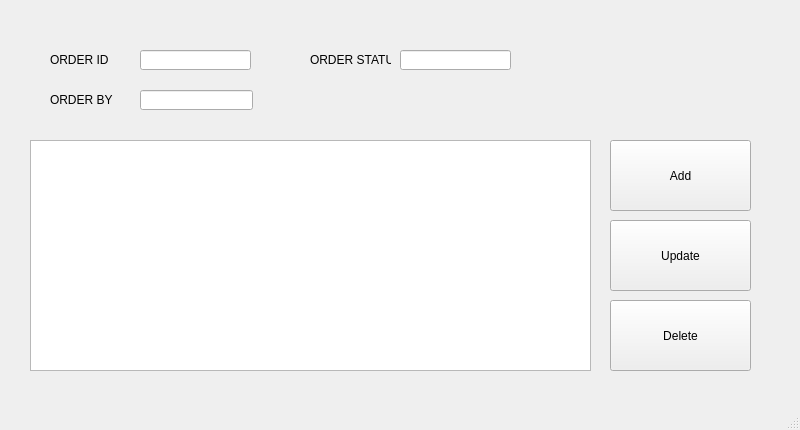
<?xml version="1.0" encoding="UTF-8"?>
<ui version="4.0">
 <class>MainWindow</class>
 <widget class="QMainWindow" name="MainWindow">
  <property name="geometry">
   <rect>
    <x>0</x>
    <y>0</y>
    <width>800</width>
    <height>430</height>
   </rect>
  </property>
  <property name="windowTitle">
   <string>MainWindow</string>
  </property>
  <widget class="QWidget" name="centralwidget">
   <widget class="QPushButton" name="update_btn">
    <property name="geometry">
     <rect>
      <x>610</x>
      <y>220</y>
      <width>141</width>
      <height>71</height>
     </rect>
    </property>
    <property name="text">
     <string>Update</string>
    </property>
   </widget>
   <widget class="QLineEdit" name="orderBy_text">
    <property name="geometry">
     <rect>
      <x>140</x>
      <y>90</y>
      <width>113</width>
      <height>20</height>
     </rect>
    </property>
   </widget>
   <widget class="QLineEdit" name="orderStatus_text">
    <property name="geometry">
     <rect>
      <x>400</x>
      <y>50</y>
      <width>111</width>
      <height>20</height>
     </rect>
    </property>
   </widget>
   <widget class="QTableWidget" name="table_tbl">
    <property name="geometry">
     <rect>
      <x>30</x>
      <y>140</y>
      <width>561</width>
      <height>231</height>
     </rect>
    </property>
   </widget>
   <widget class="QLabel" name="text_lbl2">
    <property name="geometry">
     <rect>
      <x>50</x>
      <y>90</y>
      <width>81</width>
      <height>20</height>
     </rect>
    </property>
    <property name="text">
     <string>ORDER BY</string>
    </property>
   </widget>
   <widget class="QLineEdit" name="id_text">
    <property name="geometry">
     <rect>
      <x>140</x>
      <y>50</y>
      <width>111</width>
      <height>20</height>
     </rect>
    </property>
   </widget>
   <widget class="QPushButton" name="delete_btn">
    <property name="geometry">
     <rect>
      <x>610</x>
      <y>300</y>
      <width>141</width>
      <height>71</height>
     </rect>
    </property>
    <property name="text">
     <string>Delete</string>
    </property>
   </widget>
   <widget class="QPushButton" name="add_btn">
    <property name="geometry">
     <rect>
      <x>610</x>
      <y>140</y>
      <width>141</width>
      <height>71</height>
     </rect>
    </property>
    <property name="text">
     <string>Add</string>
    </property>
   </widget>
   <widget class="QLabel" name="text_lbl3">
    <property name="geometry">
     <rect>
      <x>310</x>
      <y>50</y>
      <width>81</width>
      <height>20</height>
     </rect>
    </property>
    <property name="text">
     <string>ORDER STATUS</string>
    </property>
   </widget>
   <widget class="QLabel" name="text_lbl1">
    <property name="geometry">
     <rect>
      <x>50</x>
      <y>50</y>
      <width>81</width>
      <height>20</height>
     </rect>
    </property>
    <property name="text">
     <string>ORDER ID</string>
    </property>
   </widget>
  </widget>
  <widget class="QMenuBar" name="menubar">
   <property name="geometry">
    <rect>
     <x>0</x>
     <y>0</y>
     <width>800</width>
     <height>21</height>
    </rect>
   </property>
  </widget>
  <widget class="QStatusBar" name="statusbar"/>
 </widget>
 <resources/>
 <connections/>
</ui>
